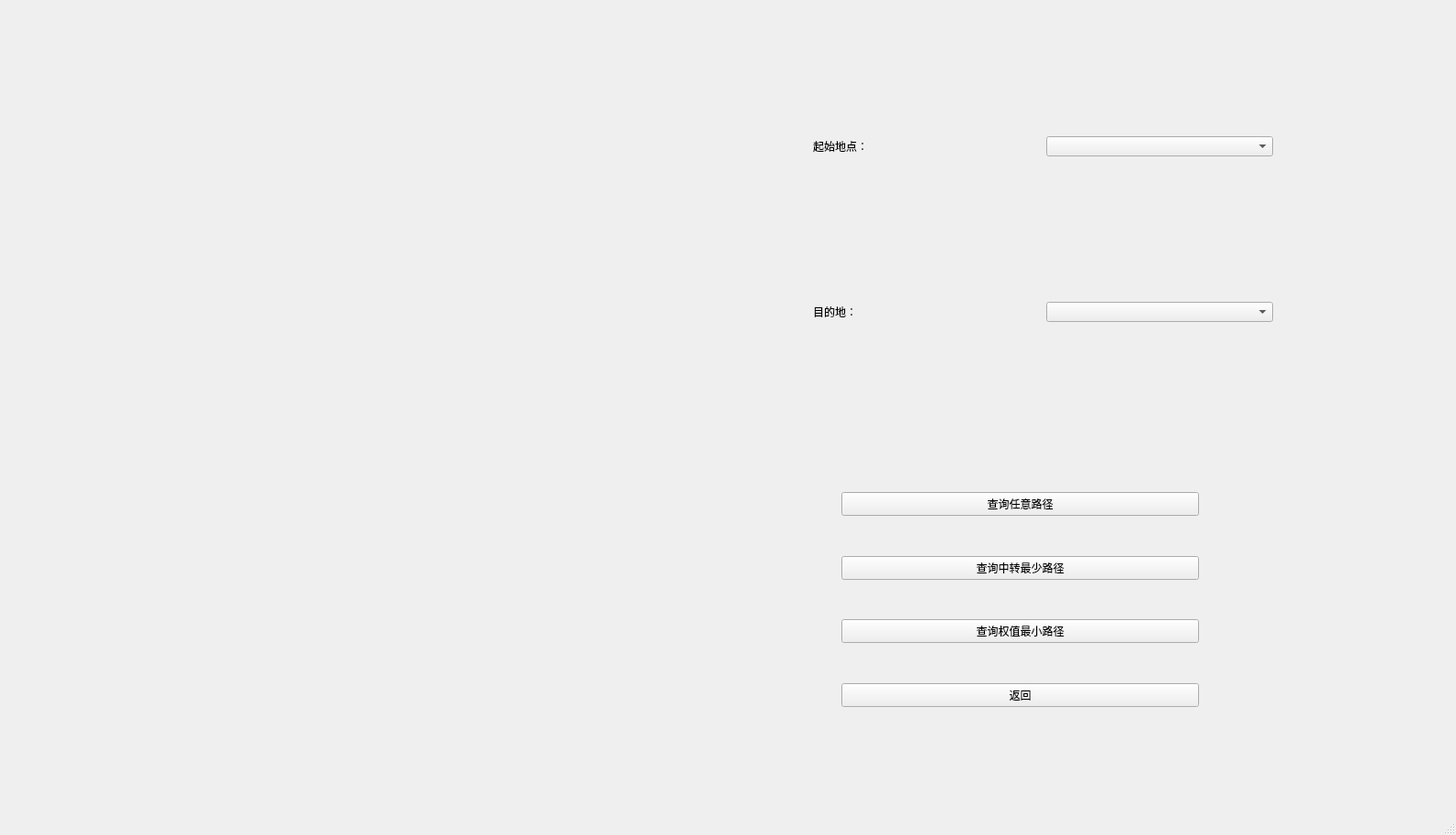
<?xml version="1.0" encoding="UTF-8"?>
<ui version="4.0">
 <class>RouteWindow</class>
 <widget class="QMainWindow" name="RouteWindow">
  <property name="geometry">
   <rect>
    <x>0</x>
    <y>0</y>
    <width>1592</width>
    <height>913</height>
   </rect>
  </property>
  <property name="windowTitle">
   <string>MainWindow</string>
  </property>
  <widget class="QWidget" name="centralwidget">
   <widget class="QWidget" name="widget_3" native="true">
    <property name="geometry">
     <rect>
      <x>880</x>
      <y>140</y>
      <width>521</width>
      <height>221</height>
     </rect>
    </property>
    <layout class="QVBoxLayout" name="verticalLayout">
     <item>
      <widget class="QWidget" name="widget_2" native="true">
       <layout class="QHBoxLayout" name="horizontalLayout_2">
        <item>
         <widget class="QLabel" name="label">
          <property name="text">
           <string>起始地点：</string>
          </property>
         </widget>
        </item>
        <item>
         <widget class="QComboBox" name="comboBox_2"/>
        </item>
       </layout>
      </widget>
     </item>
     <item>
      <spacer name="verticalSpacer_5">
       <property name="orientation">
        <enum>Qt::Vertical</enum>
       </property>
       <property name="sizeHint" stdset="0">
        <size>
         <width>20</width>
         <height>40</height>
        </size>
       </property>
      </spacer>
     </item>
     <item>
      <widget class="QWidget" name="widget" native="true">
       <layout class="QHBoxLayout" name="horizontalLayout">
        <item>
         <widget class="QLabel" name="label_2">
          <property name="text">
           <string>目的地：</string>
          </property>
         </widget>
        </item>
        <item>
         <widget class="QComboBox" name="comboBox"/>
        </item>
       </layout>
      </widget>
     </item>
    </layout>
   </widget>
   <widget class="QWidget" name="widget_4" native="true">
    <property name="geometry">
     <rect>
      <x>920</x>
      <y>500</y>
      <width>391</width>
      <height>311</height>
     </rect>
    </property>
    <layout class="QVBoxLayout" name="verticalLayout_2">
     <item>
      <spacer name="verticalSpacer">
       <property name="orientation">
        <enum>Qt::Vertical</enum>
       </property>
       <property name="sizeHint" stdset="0">
        <size>
         <width>20</width>
         <height>40</height>
        </size>
       </property>
      </spacer>
     </item>
     <item>
      <widget class="QPushButton" name="pushButton_4">
       <property name="text">
        <string>查询任意路径</string>
       </property>
      </widget>
     </item>
     <item>
      <spacer name="verticalSpacer_6">
       <property name="orientation">
        <enum>Qt::Vertical</enum>
       </property>
       <property name="sizeHint" stdset="0">
        <size>
         <width>20</width>
         <height>40</height>
        </size>
       </property>
      </spacer>
     </item>
     <item>
      <widget class="QPushButton" name="pushButton">
       <property name="text">
        <string>查询中转最少路径</string>
       </property>
      </widget>
     </item>
     <item>
      <spacer name="verticalSpacer_2">
       <property name="orientation">
        <enum>Qt::Vertical</enum>
       </property>
       <property name="sizeHint" stdset="0">
        <size>
         <width>20</width>
         <height>40</height>
        </size>
       </property>
      </spacer>
     </item>
     <item>
      <widget class="QPushButton" name="pushButton_2">
       <property name="text">
        <string>查询权值最小路径</string>
       </property>
      </widget>
     </item>
     <item>
      <spacer name="verticalSpacer_3">
       <property name="orientation">
        <enum>Qt::Vertical</enum>
       </property>
       <property name="sizeHint" stdset="0">
        <size>
         <width>20</width>
         <height>40</height>
        </size>
       </property>
      </spacer>
     </item>
     <item>
      <widget class="QPushButton" name="pushButton_3">
       <property name="text">
        <string>返回</string>
       </property>
      </widget>
     </item>
     <item>
      <spacer name="verticalSpacer_4">
       <property name="orientation">
        <enum>Qt::Vertical</enum>
       </property>
       <property name="sizeHint" stdset="0">
        <size>
         <width>20</width>
         <height>40</height>
        </size>
       </property>
      </spacer>
     </item>
    </layout>
   </widget>
  </widget>
  <widget class="QMenuBar" name="menubar">
   <property name="geometry">
    <rect>
     <x>0</x>
     <y>0</y>
     <width>1592</width>
     <height>21</height>
    </rect>
   </property>
  </widget>
  <widget class="QStatusBar" name="statusbar"/>
 </widget>
 <resources/>
 <connections/>
</ui>
